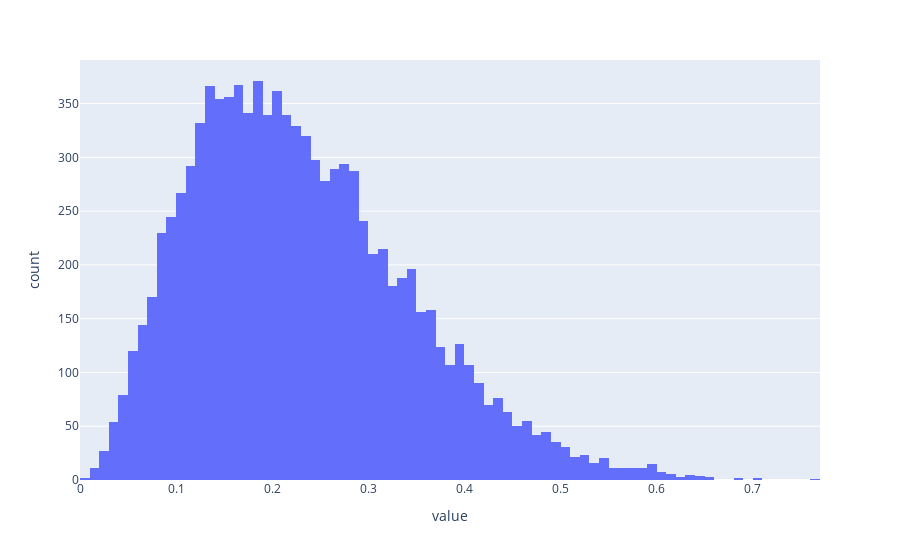

Here is the notebook cell this chart was saved with:
### Code cell
from interp_utils import hist

alpha = 3
beta = 10

distr= dists.Beta(alpha, beta)


sample = distr.sample((10000,))

hist(sample)

### Figure 1 — Plotly figure (JSON) as saved in the notebook; plotly's stock layout.template omitted (floating-point values rounded to 4 significant figures; data arrays with more than 128 entries replaced by an {"elided": "..."} marker saying what was removed)
{"data": [{"alignmentgroup": "True", "bingroup": "x", "hovertemplate": "variable=0<br>value=%{x}<br>count=%{y}<extra></extra>", "legendgroup": "0", "marker": {"color": "#636efa", "pattern": {"shape": ""}}, "name": "0", "offsetgroup": "0", "orientation": "v", "showlegend": true, "type": "histogram", "x": {"elided": "10000 float values"}, "xaxis": "x", "yaxis": "y"}], "layout": {"barmode": "relative", "legend": {"title": {"text": "variable"}, "tracegroupgap": 0}, "margin": {"t": 60}, "showlegend": false, "xaxis": {"anchor": "y", "domain": [0, 1], "title": {"text": "value"}}, "yaxis": {"anchor": "x", "domain": [0, 1], "title": {"text": "count"}}}}
